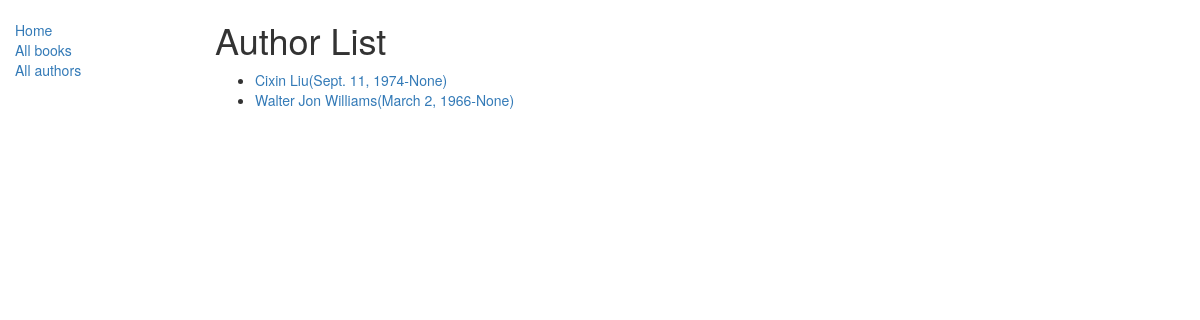
Screenshot of /catalog/authors/ with the database file from the repository.
### catalog/models.py (models this page shows, shortened)
class Author(models.Model):
    first_name = models.CharField(max_length=100)
    last_name = models.CharField(max_length=100)
    date_of_birth = models.DateField(null=True, blank=True)
    date_of_death = models.DateField('Died', null=True, blank=True)
    def get_absolute_url(self):
        return reverse('author-detail', args=[str(self.id)])

### catalog/views.py (the view)
class AuthorListView(generic.ListView):
    model = Author
    paginate_by = 2

### catalog/templates/catalog/author_list.html
{% extends "base_generic.html" %}
{% block content %}
    <h1>Author List</h1>
    {% if author_list %}
    <ul>
      {% for author in author_list %}
      <li>
        <a href="{{ author.get_absolute_url }}">{{ author.first_name }} {{ author.last_name}}({{ author.date_of_birth }}-{{ author.date_of_death }})</a>
      </li>
      {% endfor %}
    </ul>
    {% else %}
      <p>There are no books in the library.</p>
    {% endif %}
{% endblock %}

### rows the page displays
Author: first_name "Cixin", last_name "Liu", date_of_birth "Sept. 11, 1974", date_of_death "None"
Author: first_name "Walter Jon", last_name "Williams", date_of_birth "March 2, 1966", date_of_death "None"
